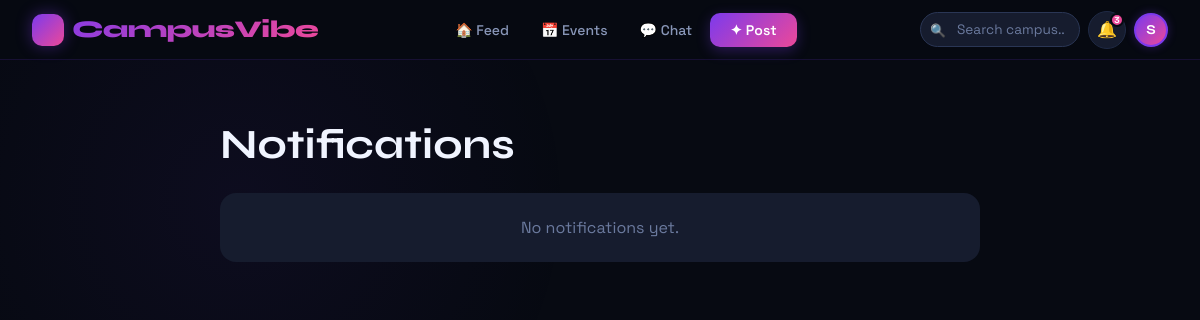
Page /notifications/ (signed in) on the earlier database version.
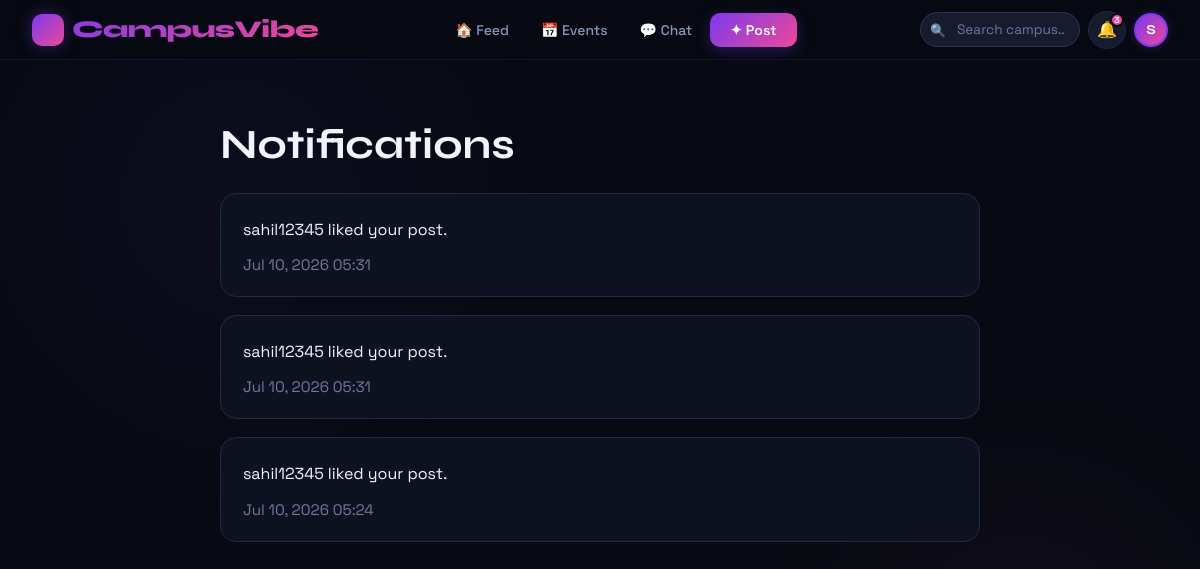
Same page on the later database version.
### event/models.py (models this page shows, shortened)
class Notification(models.Model):
    user = models.ForeignKey(
        User,
        on_delete=models.CASCADE
    )
    event = models.ForeignKey(
        Event,
        on_delete=models.CASCADE,
        null=True,
        blank=True
    )
    message = models.CharField(
        max_length=200
    )
    is_read = models.BooleanField(
        default=False
    )
    created_at = models.DateTimeField(
        auto_now_add=True
    )

### event/views.py (the view)
@login_required
def notifications_page(request):
    notifications = Notification.objects.filter(
        user=request.user
    ).order_by('-created_at')
    return render(
        request,
        'event/notifications.html',
        {'notifications': notifications}
    )

### event/templates/event/notifications.html (shortened to what this page needs)
{% extends 'index.html' %}
{% block content %}
<div class="notifications-page">
    <h1>Notifications</h1>
    {% for notification in notifications %}
    <div class="notification-card">
        <p>{{ notification.message }}</p>
        <div class="notification-timestamp">{{ notification.created_at|date:'M j, Y H:i' }}</div>
    </div>
    {% empty %}
    <div class="empty-message">No notifications yet.</div>
    {% endfor %}
</div>
{% endblock %}

Differences in the rows shown:
added Notification: message "sahil12345 liked your post.", created_at "Jul 10, 2026 05:31"
added Notification: message "sahil12345 liked your post.", created_at "Jul 10, 2026 05:31"
added Notification: message "sahil12345 liked your post.", created_at "Jul 10, 2026 05:24"
Other differences:
text no longer shown: "No notifications yet."
